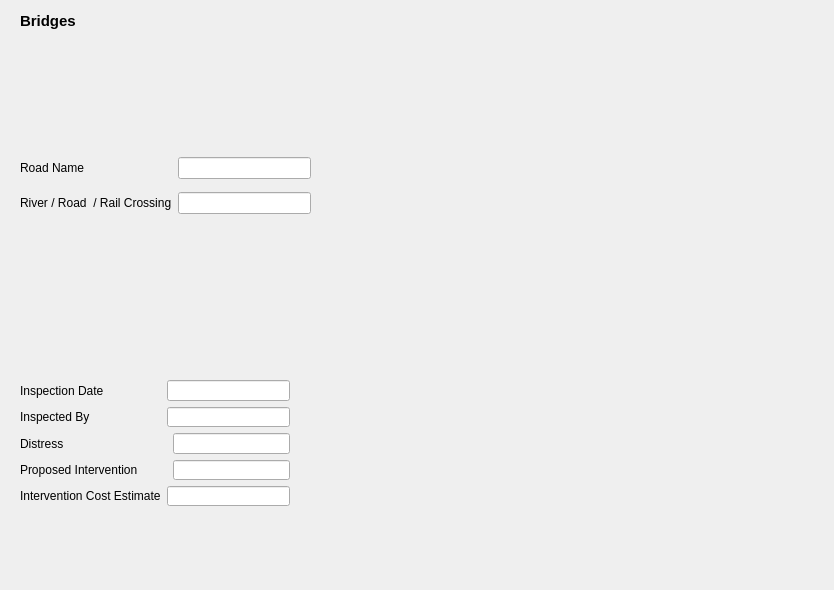
<?xml version="1.0" encoding="UTF-8"?>
<ui version="4.0">
 <class>Dialog</class>
 <widget class="QDialog" name="Dialog">
  <property name="geometry">
   <rect>
    <x>0</x>
    <y>0</y>
    <width>834</width>
    <height>590</height>
   </rect>
  </property>
  <property name="windowTitle">
   <string>Dialog</string>
  </property>
  <widget class="QLabel" name="label_11">
   <property name="geometry">
    <rect>
     <x>20</x>
     <y>10</y>
     <width>161</width>
     <height>21</height>
    </rect>
   </property>
   <property name="font">
    <font>
     <pointsize>11</pointsize>
     <weight>75</weight>
     <bold>true</bold>
    </font>
   </property>
   <property name="text">
    <string>Bridges</string>
   </property>
  </widget>
  <widget class="QWidget" name="layoutWidget">
   <property name="geometry">
    <rect>
     <x>20</x>
     <y>150</y>
     <width>291</width>
     <height>71</height>
    </rect>
   </property>
   <layout class="QGridLayout" name="gridLayout_2">
    <item row="1" column="1" colspan="2">
     <widget class="QLineEdit" name="lineEdit_2"/>
    </item>
    <item row="0" column="0">
     <widget class="QLabel" name="label_15">
      <property name="text">
       <string>Road Name</string>
      </property>
     </widget>
    </item>
    <item row="0" column="1" colspan="2">
     <widget class="QLineEdit" name="lineEdit"/>
    </item>
    <item row="1" column="0">
     <widget class="QLabel" name="label_16">
      <property name="text">
       <string>River / Road  / Rail Crossing</string>
      </property>
     </widget>
    </item>
   </layout>
  </widget>
  <widget class="QWidget" name="layoutWidget_2">
   <property name="geometry">
    <rect>
     <x>20</x>
     <y>380</y>
     <width>270</width>
     <height>126</height>
    </rect>
   </property>
   <layout class="QGridLayout" name="gridLayout_3">
    <item row="1" column="1" colspan="2">
     <widget class="QLineEdit" name="lineEdit_8"/>
    </item>
    <item row="3" column="2">
     <widget class="QLineEdit" name="lineEdit_10"/>
    </item>
    <item row="2" column="0">
     <widget class="QLabel" name="label_24">
      <property name="text">
       <string>Distress</string>
      </property>
     </widget>
    </item>
    <item row="3" column="0" colspan="2">
     <widget class="QLabel" name="label_22">
      <property name="text">
       <string>Proposed Intervention</string>
      </property>
     </widget>
    </item>
    <item row="0" column="1" colspan="2">
     <widget class="QLineEdit" name="lineEdit_7"/>
    </item>
    <item row="2" column="2">
     <widget class="QLineEdit" name="lineEdit_9"/>
    </item>
    <item row="4" column="0">
     <widget class="QLabel" name="label_25">
      <property name="text">
       <string>Intervention Cost Estimate</string>
      </property>
     </widget>
    </item>
    <item row="4" column="1" colspan="2">
     <widget class="QLineEdit" name="lineEdit_11"/>
    </item>
    <item row="1" column="0">
     <widget class="QLabel" name="label_20">
      <property name="text">
       <string>Inspected By</string>
      </property>
     </widget>
    </item>
    <item row="0" column="0">
     <widget class="QLabel" name="label_18">
      <property name="text">
       <string>Inspection Date</string>
      </property>
     </widget>
    </item>
   </layout>
  </widget>
  <widget class="QLabel" name="label_12">
   <property name="geometry">
    <rect>
     <x>370</x>
     <y>80</y>
     <width>381</width>
     <height>251</height>
    </rect>
   </property>
   <property name="text">
    <string/>
   </property>
   <property name="pixmap">
    <pixmap>../QGIS_RRAMS/Bridges/DSCN3938.JPG</pixmap>
   </property>
   <property name="scaledContents">
    <bool>true</bool>
   </property>
  </widget>
  <widget class="QLabel" name="label_13">
   <property name="geometry">
    <rect>
     <x>370</x>
     <y>350</y>
     <width>381</width>
     <height>231</height>
    </rect>
   </property>
   <property name="text">
    <string/>
   </property>
   <property name="pixmap">
    <pixmap>../QGIS_RRAMS/Bridges/DSCN3950.JPG</pixmap>
   </property>
   <property name="scaledContents">
    <bool>true</bool>
   </property>
  </widget>
 </widget>
 <resources/>
 <connections/>
</ui>
